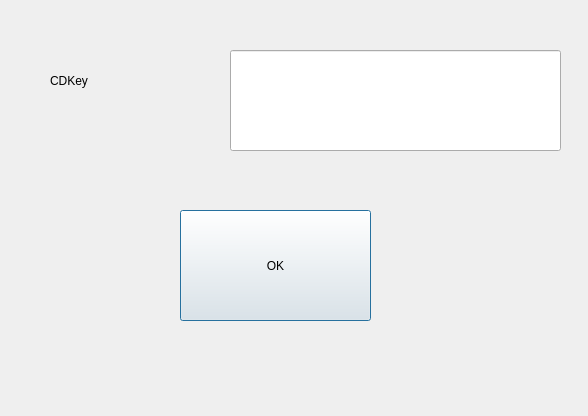
<?xml version="1.0" encoding="UTF-8"?>
<ui version="4.0">
 <class>PushCDKeyDialog</class>
 <widget class="QDialog" name="PushCDKeyDialog">
  <property name="geometry">
   <rect>
    <x>0</x>
    <y>0</y>
    <width>588</width>
    <height>416</height>
   </rect>
  </property>
  <property name="windowTitle">
   <string>Dialog</string>
  </property>
  <widget class="QLabel" name="label">
   <property name="geometry">
    <rect>
     <x>50</x>
     <y>40</y>
     <width>121</width>
     <height>81</height>
    </rect>
   </property>
   <property name="text">
    <string>CDKey</string>
   </property>
  </widget>
  <widget class="QLineEdit" name="lineEdit">
   <property name="geometry">
    <rect>
     <x>230</x>
     <y>50</y>
     <width>331</width>
     <height>101</height>
    </rect>
   </property>
  </widget>
  <widget class="QPushButton" name="pushButton">
   <property name="geometry">
    <rect>
     <x>180</x>
     <y>210</y>
     <width>191</width>
     <height>111</height>
    </rect>
   </property>
   <property name="text">
    <string>OK</string>
   </property>
  </widget>
 </widget>
 <resources/>
 <connections/>
</ui>
